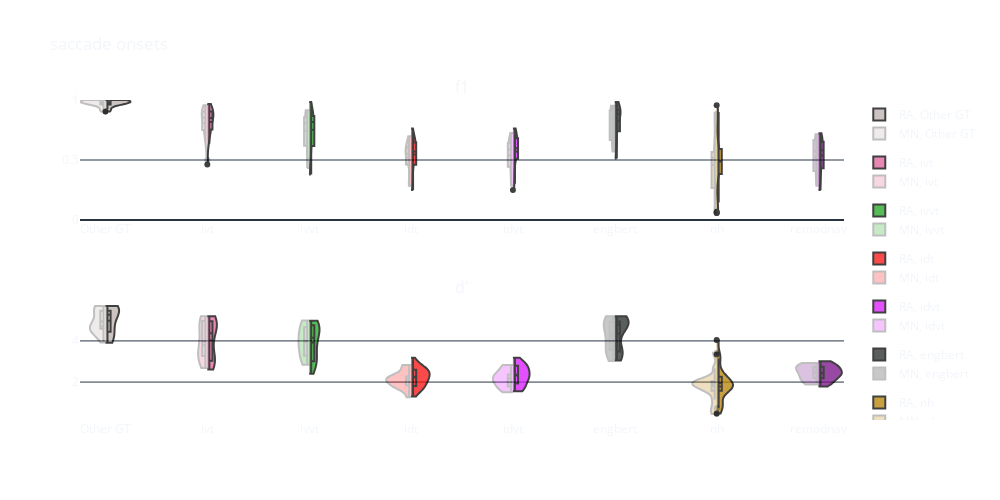

Source (notebook cell):
### Markdown cell above
## Figures
### 1) Distributions @ Threshold

### Code cell
onset_distribution_figure = ch_sdt.single_threshold_figure(
    csdt_metrics.loc[(slice(None), [peyes.constants.D_PRIME_STR, peyes.constants.F1_STR], slice(None)), :],
    peyes.constants.ONSET_STR,
    THRESHOLD,
    GT1,
    gt2=GT2,
    show_other_gt=True,
    share_x=True,
    colors={k: v[1] for k, v in LABELER_PLOTTING_CONFIG.items()},
)

onset_distribution_figure.update_layout(
    title=dict(text="saccade onsets"),
    width=1000, height=500,
    paper_bgcolor='rgba(0, 0, 0, 0)',
    plot_bgcolor='rgba(0, 0, 0, 0)',
    margin=dict(l=10, r=10, b=10, t=10, pad=0),
)
onset_distribution_figure.layout.annotations = []   # remove subtitles

onset_distribution_figure.show()

### Figure 1 — Plotly figure (JSON) as saved in the notebook; plotly's stock layout.template omitted (floating-point values rounded to 4 significant figures)
{"data": [{"box": {"visible": true}, "fillcolor": "#bab0ac", "legendgroup": "Other GT", "line": {"color": "black"}, "meanline": {"visible": true}, "name": "RA, Other GT", "opacity": 0.75, "scalegroup": "f1", "showlegend": true, "side": "positive", "spanmode": "hard", "x0": "Other GT", "y": [0.9804, 0.9231, 0.9643, 0.9851, 0.9524, 1.0, 1.0, 0.9836, 0.963, 1.0, 0.9767, 0.9048, 0.9841, 1.0], "type": "violin", "xaxis": "x", "yaxis": "y"}, {"box": {"visible": true}, "fillcolor": "#E15F99", "legendgroup": "ivt", "line": {"color": "black"}, "meanline": {"visible": true}, "name": "RA, ivt", "opacity": 0.75, "scalegroup": "f1", "showlegend": true, "side": "positive", "spanmode": "hard", "x0": "ivt", "y": [0.8772, 0.7273, 0.9167, 0.9231, 0.7619, 0.6667, 0.7586, 0.875, 0.9667, 0.8254, 0.8657, 0.9091, 0.9552, 0.8889, 0.8333, 0.75, 0.6364, 0.4615, 0.8986, 0.8364], "type": "violin", "xaxis": "x", "yaxis": "y"}, {"box": {"visible": true}, "fillcolor": "#1CA71C", "legendgroup": "ivvt", "line": {"color": "black"}, "meanline": {"visible": true}, "name": "RA, ivvt", "opacity": 0.75, "scalegroup": "f1", "showlegend": true, "side": "positive", "spanmode": "hard", "x0": "ivvt", "y": [0.8772, 0.7273, 0.8684, 0.8571, 0.7164, 0.4909, 0.6055, 0.6087, 0.9836, 0.8657, 0.7692, 0.8108, 0.9143, 0.8406, 0.8235, 0.625, 0.5385, 0.3789, 0.8378, 0.8966], "type": "violin", "xaxis": "x", "yaxis": "y"}, {"box": {"visible": true}, "fillcolor": "#FB0D0D", "legendgroup": "idt", "line": {"color": "black"}, "meanline": {"visible": true}, "name": "RA, idt", "opacity": 0.75, "scalegroup": "f1", "showlegend": true, "side": "positive", "spanmode": "hard", "x0": "idt", "y": [0.7619, 0.25, 0.7119, 0.6047, 0.6522, 0.5581, 0.6786, 0.4444, 0.5909, 0.4783, 0.6522, 0.6383, 0.6415, 0.5532, 0.303, 0.5769, 0.3043, 0.4, 0.566, 0.5455], "type": "violin", "xaxis": "x", "yaxis": "y"}, {"box": {"visible": true}, "fillcolor": "#DA16FF", "legendgroup": "idvt", "line": {"color": "black"}, "meanline": {"visible": true}, "name": "RA, idvt", "opacity": 0.75, "scalegroup": "f1", "showlegend": true, "side": "positive", "spanmode": "hard", "x0": "idvt", "y": [0.7619, 0.25, 0.7458, 0.6047, 0.7083, 0.5909, 0.7368, 0.5405, 0.6364, 0.4783, 0.6522, 0.7083, 0.6296, 0.5532, 0.303, 0.6415, 0.375, 0.3846, 0.566, 0.5455], "type": "violin", "xaxis": "x", "yaxis": "y"}, {"box": {"visible": true}, "fillcolor": "#222A2A", "legendgroup": "engbert", "line": {"color": "black"}, "meanline": {"visible": true}, "name": "RA, engbert", "opacity": 0.75, "scalegroup": "f1", "showlegend": true, "side": "positive", "spanmode": "hard", "x0": "engbert", "y": [0.8929, 0.6364, 0.9167, 0.8824, 0.9508, 0.7887, 0.6737, 0.84, 0.9836, 0.9067, 0.8286, 0.9524, 0.8533, 0.9254, 0.9091, 0.6905, 0.6061, 0.5135, 0.8857, 0.9153], "type": "violin", "xaxis": "x", "yaxis": "y"}, {"box": {"visible": true}, "fillcolor": "#B68100", "legendgroup": "nh", "line": {"color": "black"}, "meanline": {"visible": true}, "name": "RA, nh", "opacity": 0.75, "scalegroup": "f1", "showlegend": true, "side": "positive", "spanmode": "hard", "x0": "nh", "y": [0.4706, 0.375, 0.05882, 0.4918, 0.3934, 0.4615, 0.1463, 0.5581, 0.9, 0.9565, 0.4839, 0.4667, 0.5538, 0.4918, 0.8679, 0.6038, 0.06897, 0.5778, 0.05882, 0.8], "type": "violin", "xaxis": "x", "yaxis": "y"}, {"box": {"visible": true}, "fillcolor": "#750D86", "legendgroup": "remodnav", "line": {"color": "black"}, "meanline": {"visible": true}, "name": "RA, remodnav", "opacity": 0.75, "scalegroup": "f1", "showlegend": true, "side": "positive", "spanmode": "hard", "x0": "remodnav", "y": [0.6842, 0.25, 0.5833, 0.7234, 0.6512, 0.4865, 0.4186, 0.4444, 0.6364, 0.549, 0.5957, 0.4878, 0.3077, 0.6522, 0.6, 0.6957, 0.3077, 0.3846, 0.5778, 0.7143], "type": "violin", "xaxis": "x", "yaxis": "y"}, {"box": {"visible": true}, "fillcolor": "#bab0ac", "legendgroup": "Other GT", "line": {"color": "black"}, "meanline": {"visible": true}, "name": "MN, Other GT", "opacity": 0.25, "scalegroup": "f1", "showlegend": true, "side": "negative", "spanmode": "hard", "x0": "Other GT", "y": [0.9804, 0.9231, 0.9643, 0.9851, 0.9524, 1.0, 1.0, 0.9836, 0.963, 1.0, 0.9767, 0.9048, 0.9841, 1.0], "type": "violin", "xaxis": "x", "yaxis": "y"}, {"box": {"visible": true}, "fillcolor": "#E15F99", "legendgroup": "ivt", "line": {"color": "black"}, "meanline": {"visible": true}, "name": "MN, ivt", "opacity": 0.25, "scalegroup": "f1", "showlegend": true, "side": "negative", "spanmode": "hard", "x0": "ivt", "y": [0.8966, 0.8, 0.6667, 0.75, 0.8824, 0.9091, 0.9552, 0.9032, 0.8696, 0.75, 0.6567, 0.5, 0.9143, 0.8364], "type": "violin", "xaxis": "x", "yaxis": "y"}, {"box": {"visible": true}, "fillcolor": "#1CA71C", "legendgroup": "ivvt", "line": {"color": "black"}, "meanline": {"visible": true}, "name": "MN, ivvt", "opacity": 0.25, "scalegroup": "f1", "showlegend": true, "side": "negative", "spanmode": "hard", "x0": "ivvt", "y": [0.8966, 0.8, 0.4909, 0.6182, 0.7848, 0.8108, 0.9143, 0.8529, 0.8571, 0.625, 0.557, 0.433, 0.8533, 0.8966], "type": "violin", "xaxis": "x", "yaxis": "y"}, {"box": {"visible": true}, "fillcolor": "#FB0D0D", "legendgroup": "idt", "line": {"color": "black"}, "meanline": {"visible": true}, "name": "MN, idt", "opacity": 0.25, "scalegroup": "f1", "showlegend": true, "side": "negative", "spanmode": "hard", "x0": "idt", "y": [0.6977, 0.2857, 0.5581, 0.6667, 0.5106, 0.5106, 0.6038, 0.6522, 0.3226, 0.5769, 0.2979, 0.4615, 0.5926, 0.5455], "type": "violin", "xaxis": "x", "yaxis": "y"}, {"box": {"visible": true}, "fillcolor": "#DA16FF", "legendgroup": "idvt", "line": {"color": "black"}, "meanline": {"visible": true}, "name": "MN, idvt", "opacity": 0.25, "scalegroup": "f1", "showlegend": true, "side": "negative", "spanmode": "hard", "x0": "idvt", "y": [0.6977, 0.2857, 0.5909, 0.7241, 0.5106, 0.5833, 0.5926, 0.6522, 0.3226, 0.6415, 0.3673, 0.4444, 0.5926, 0.5455], "type": "violin", "xaxis": "x", "yaxis": "y"}, {"box": {"visible": true}, "fillcolor": "#222A2A", "legendgroup": "engbert", "line": {"color": "black"}, "meanline": {"visible": true}, "name": "MN, engbert", "opacity": 0.25, "scalegroup": "f1", "showlegend": true, "side": "negative", "spanmode": "hard", "x0": "engbert", "y": [0.9123, 0.5714, 0.7606, 0.6667, 0.8451, 0.9524, 0.8533, 0.9091, 0.9434, 0.6905, 0.6269, 0.5789, 0.9014, 0.9153], "type": "violin", "xaxis": "x", "yaxis": "y"}, {"box": {"visible": true}, "fillcolor": "#B68100", "legendgroup": "nh", "line": {"color": "black"}, "meanline": {"visible": true}, "name": "MN, nh", "opacity": 0.25, "scalegroup": "f1", "showlegend": true, "side": "negative", "spanmode": "hard", "x0": "nh", "y": [0.5385, 0.2667, 0.5, 0.1905, 0.5714, 0.5667, 0.5538, 0.4333, 0.902, 0.566, 0.06667, 0.4255, 0.05714, 0.8], "type": "violin", "xaxis": "x", "yaxis": "y"}, {"box": {"visible": true}, "fillcolor": "#750D86", "legendgroup": "remodnav", "line": {"color": "black"}, "meanline": {"visible": true}, "name": "MN, remodnav", "opacity": 0.25, "scalegroup": "f1", "showlegend": true, "side": "negative", "spanmode": "hard", "x0": "remodnav", "y": [0.6667, 0.2857, 0.4324, 0.4091, 0.625, 0.5366, 0.3077, 0.6667, 0.6316, 0.6957, 0.2963, 0.4286, 0.6087, 0.7143], "type": "violin", "xaxis": "x", "yaxis": "y"}, {"box": {"visible": true}, "fillcolor": "#bab0ac", "legendgroup": "Other GT", "line": {"color": "black"}, "meanline": {"visible": true}, "name": "RA, Other GT", "opacity": 0.75, "scalegroup": "d_prime", "showlegend": false, "side": "positive", "spanmode": "hard", "x0": "Other GT", "y": [5.459, 3.909, 4.63, 5.456, 4.443, 5.697, 5.697, 4.669, 3.978, 5.697, 5.461, 4.106, 5.457, 5.092], "type": "violin", "xaxis": "x2", "yaxis": "y2"}, {"box": {"visible": true}, "fillcolor": "#E15F99", "legendgroup": "ivt", "line": {"color": "black"}, "meanline": {"visible": true}, "name": "RA, ivt", "opacity": 0.75, "scalegroup": "d_prime", "showlegend": false, "side": "positive", "spanmode": "hard", "x0": "ivt", "y": [4.935, 3.028, 4.983, 5.047, 2.93, 3.051, 4.475, 4.992, 4.312, 2.859, 3.648, 4.986, 5.203, 3.647, 3.105, 4.501, 4.425, 2.608, 4.93, 2.891], "type": "violin", "xaxis": "x2", "yaxis": "y2"}, {"box": {"visible": true}, "fillcolor": "#1CA71C", "legendgroup": "ivvt", "line": {"color": "black"}, "meanline": {"visible": true}, "name": "RA, ivvt", "opacity": 0.75, "scalegroup": "d_prime", "showlegend": false, "side": "positive", "spanmode": "hard", "x0": "ivvt", "y": [4.935, 3.028, 4.794, 4.797, 2.783, 2.933, 4.108, 4.367, 4.804, 2.992, 3.596, 4.659, 4.984, 3.545, 2.9, 4.209, 4.22, 2.401, 4.722, 3.633], "type": "violin", "xaxis": "x2", "yaxis": "y2"}, {"box": {"visible": true}, "fillcolor": "#FB0D0D", "legendgroup": "idt", "line": {"color": "black"}, "meanline": {"visible": true}, "name": "RA, idt", "opacity": 0.75, "scalegroup": "d_prime", "showlegend": false, "side": "positive", "spanmode": "hard", "x0": "idt", "y": [3.188, 1.788, 2.609, 2.681, 2.64, 2.275, 2.536, 1.836, 2.31, 2.068, 2.808, 2.595, 2.424, 2.249, 1.639, 2.131, 1.301, 1.683, 2.09, 1.707], "type": "violin", "xaxis": "x2", "yaxis": "y2"}, {"box": {"visible": true}, "fillcolor": "#DA16FF", "legendgroup": "idvt", "line": {"color": "black"}, "meanline": {"visible": true}, "name": "RA, idvt", "opacity": 0.75, "scalegroup": "d_prime", "showlegend": false, "side": "positive", "spanmode": "hard", "x0": "idvt", "y": [3.188, 1.788, 2.776, 2.681, 2.814, 2.365, 2.799, 2.141, 2.463, 2.068, 2.808, 2.993, 2.34, 2.249, 1.639, 2.361, 1.552, 1.638, 2.09, 1.707], "type": "violin", "xaxis": "x2", "yaxis": "y2"}, {"box": {"visible": true}, "fillcolor": "#222A2A", "legendgroup": "engbert", "line": {"color": "black"}, "meanline": {"visible": true}, "name": "RA, engbert", "opacity": 0.75, "scalegroup": "d_prime", "showlegend": false, "side": "positive", "spanmode": "hard", "x0": "engbert", "y": [4.99, 4.902, 4.983, 4.882, 5.205, 4.632, 3.342, 4.889, 4.804, 3.642, 3.501, 5.204, 4.757, 5.046, 3.467, 3.397, 3.242, 3.045, 4.881, 4.327], "type": "violin", "xaxis": "x2", "yaxis": "y2"}, {"box": {"visible": true}, "fillcolor": "#B68100", "legendgroup": "nh", "line": {"color": "black"}, "meanline": {"visible": true}, "name": "RA, nh", "opacity": 0.75, "scalegroup": "d_prime", "showlegend": false, "side": "positive", "spanmode": "hard", "x0": "nh", "y": [1.793, 2.033, 1.002, 1.777, 1.456, 1.728, 0.9255, 2.173, 3.339, 4.045, 1.735, 1.693, 1.962, 1.765, 3.146, 2.215, 0.4712, 2.301, 0.7461, 2.66], "type": "violin", "xaxis": "x2", "yaxis": "y2"}, {"box": {"visible": true}, "fillcolor": "#750D86", "legendgroup": "remodnav", "line": {"color": "black"}, "meanline": {"visible": true}, "name": "RA, remodnav", "opacity": 0.75, "scalegroup": "d_prime", "showlegend": false, "side": "positive", "spanmode": "hard", "x0": "remodnav", "y": [2.899, 1.788, 2.632, 3.016, 2.806, 2.387, 2.219, 2.285, 2.463, 1.954, 2.473, 2.395, 1.937, 2.808, 2.368, 2.932, 1.956, 2.158, 2.621, 2.684], "type": "violin", "xaxis": "x2", "yaxis": "y2"}, {"box": {"visible": true}, "fillcolor": "#bab0ac", "legendgroup": "Other GT", "line": {"color": "black"}, "meanline": {"visible": true}, "name": "MN, Other GT", "opacity": 0.25, "scalegroup": "d_prime", "showlegend": false, "side": "negative", "spanmode": "hard", "x0": "Other GT", "y": [4.594, 5.467, 4.63, 4.708, 4.358, 5.697, 5.697, 5.457, 4.639, 5.697, 4.519, 3.928, 4.683, 5.092], "type": "violin", "xaxis": "x2", "yaxis": "y2"}, {"box": {"visible": true}, "fillcolor": "#E15F99", "legendgroup": "ivt", "line": {"color": "black"}, "meanline": {"visible": true}, "name": "MN, ivt", "opacity": 0.25, "scalegroup": "d_prime", "showlegend": false, "side": "negative", "spanmode": "hard", "x0": "ivt", "y": [4.989, 3.277, 3.051, 3.534, 3.725, 4.986, 5.203, 3.849, 3.273, 4.501, 4.444, 2.688, 4.984, 2.891], "type": "violin", "xaxis": "x2", "yaxis": "y2"}, {"box": {"visible": true}, "fillcolor": "#1CA71C", "legendgroup": "ivvt", "line": {"color": "black"}, "meanline": {"visible": true}, "name": "MN, ivvt", "opacity": 0.25, "scalegroup": "d_prime", "showlegend": false, "side": "negative", "spanmode": "hard", "x0": "ivvt", "y": [4.989, 3.277, 2.933, 4.12, 3.638, 4.659, 4.984, 3.862, 3.1, 4.209, 4.234, 2.84, 4.757, 3.633], "type": "violin", "xaxis": "x2", "yaxis": "y2"}, {"box": {"visible": true}, "fillcolor": "#FB0D0D", "legendgroup": "idt", "line": {"color": "black"}, "meanline": {"visible": true}, "name": "MN, idt", "opacity": 0.25, "scalegroup": "d_prime", "showlegend": false, "side": "negative", "spanmode": "hard", "x0": "idt", "y": [2.793, 1.887, 2.275, 2.492, 2.133, 2.01, 2.262, 2.825, 1.689, 2.131, 1.258, 1.845, 2.191, 1.707], "type": "violin", "xaxis": "x2", "yaxis": "y2"}, {"box": {"visible": true}, "fillcolor": "#DA16FF", "legendgroup": "idvt", "line": {"color": "black"}, "meanline": {"visible": true}, "name": "MN, idvt", "opacity": 0.25, "scalegroup": "d_prime", "showlegend": false, "side": "negative", "spanmode": "hard", "x0": "idvt", "y": [2.793, 1.887, 2.365, 2.749, 2.133, 2.264, 2.191, 2.825, 1.689, 2.361, 1.501, 1.795, 2.191, 1.707], "type": "violin", "xaxis": "x2", "yaxis": "y2"}, {"box": {"visible": true}, "fillcolor": "#222A2A", "legendgroup": "engbert", "line": {"color": "black"}, "meanline": {"visible": true}, "name": "MN, engbert", "opacity": 0.25, "scalegroup": "d_prime", "showlegend": false, "side": "negative", "spanmode": "hard", "x0": "engbert", "y": [5.05, 4.858, 3.582, 3.029, 3.561, 5.204, 4.757, 4.986, 3.999, 3.397, 3.283, 4.281, 4.929, 4.327], "type": "violin", "xaxis": "x2", "yaxis": "y2"}, {"box": {"visible": true}, "fillcolor": "#B68100", "legendgroup": "nh", "line": {"color": "black"}, "meanline": {"visible": true}, "name": "MN, nh", "opacity": 0.25, "scalegroup": "d_prime", "showlegend": false, "side": "negative", "spanmode": "hard", "x0": "nh", "y": [2.006, 1.723, 1.856, 1.157, 2.026, 2.038, 1.962, 1.581, 3.429, 2.077, 0.4481, 1.701, 0.7311, 2.66], "type": "violin", "xaxis": "x2", "yaxis": "y2"}, {"box": {"visible": true}, "fillcolor": "#750D86", "legendgroup": "remodnav", "line": {"color": "black"}, "meanline": {"visible": true}, "name": "MN, remodnav", "opacity": 0.25, "scalegroup": "d_prime", "showlegend": false, "side": "negative", "spanmode": "hard", "x0": "remodnav", "y": [2.849, 1.887, 2.261, 2.193, 2.745, 2.509, 1.937, 2.849, 2.45, 2.932, 1.923, 2.247, 2.692, 2.684], "type": "violin", "xaxis": "x2", "yaxis": "y2"}], "layout": {"xaxis": {"anchor": "y", "domain": [0.0, 1.0]}, "yaxis": {"anchor": "x", "domain": [0.625, 1.0], "range": [0, 1]}, "xaxis2": {"anchor": "y2", "domain": [0.0, 1.0]}, "yaxis2": {"anchor": "x2", "domain": [0.0, 0.375]}, "annotations": [{"font": {"size": 16}, "showarrow": false, "text": "f1", "x": 0.5, "xanchor": "center", "xref": "paper", "y": 1.0, "yanchor": "bottom", "yref": "paper"}, {"font": {"size": 16}, "showarrow": false, "text": "d'", "x": 0.5, "xanchor": "center", "xref": "paper", "y": 0.375, "yanchor": "bottom", "yref": "paper"}], "title": {"text": "saccade onsets"}, "violinmode": "overlay", "boxmode": "group", "boxgroupgap": 0, "boxgap": 0, "width": 1000, "height": 500, "paper_bgcolor": "rgba(0, 0, 0, 0)", "plot_bgcolor": "rgba(0, 0, 0, 0)"}}
